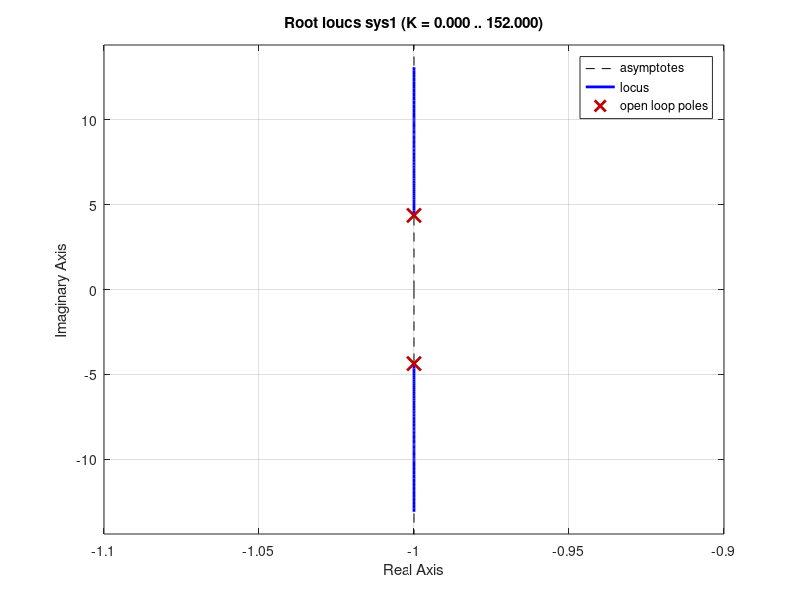
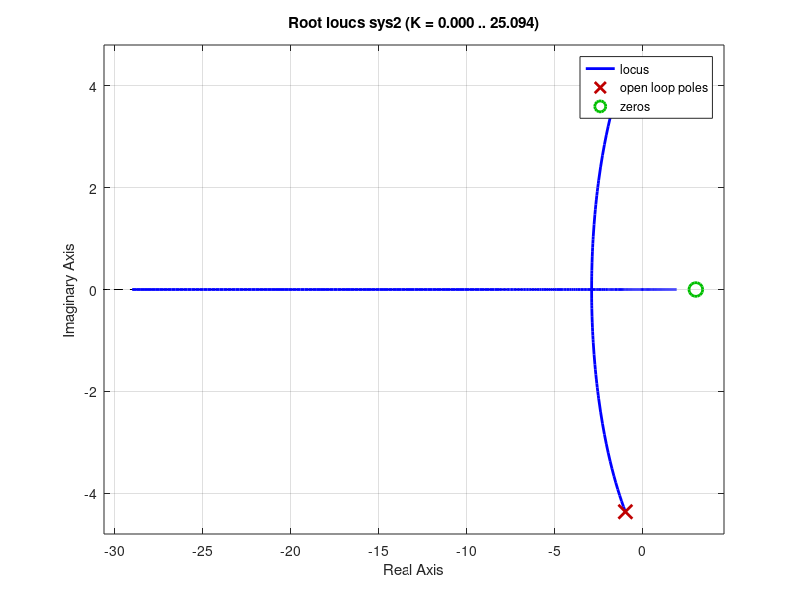
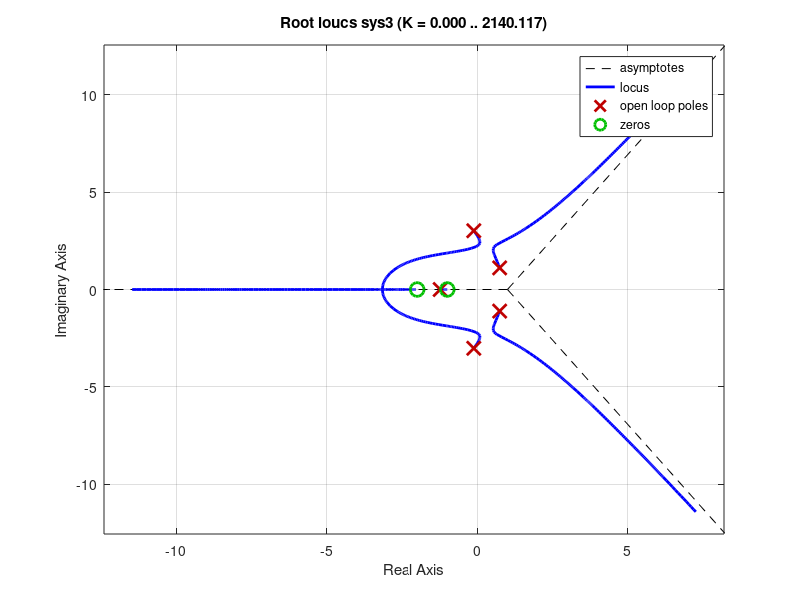
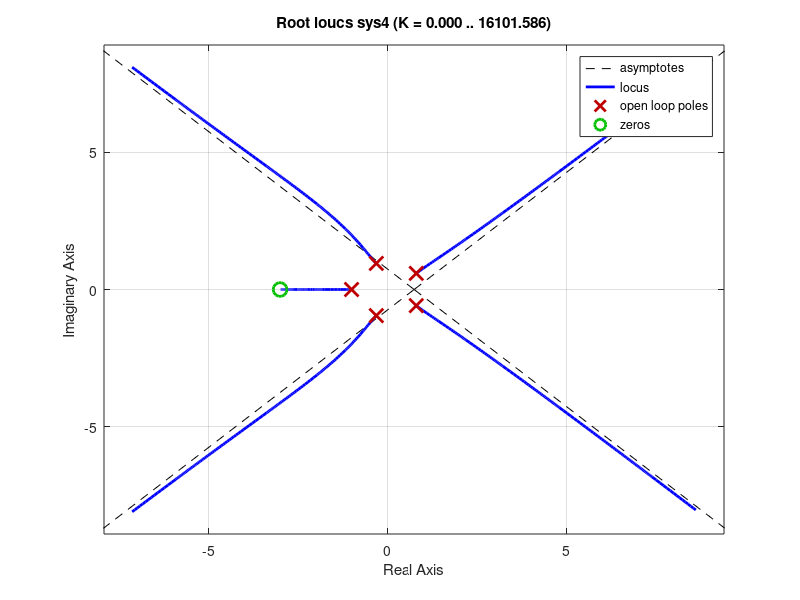

The MATLAB script that drew these images, in order:
sys1 = tf ([1], [1 2 20]);
sys2 = tf ([1,-3], [1 2 20]);
sys3 = tf ([1 3 2], [1 0 9 0 0 20]);
sys4 = tf ([1 3], [1 0 0 0 0 1]);

figure;
rlocus (sys1);
figure;
rlocus (sys2);
figure;
rlocus(sys3);
figure;
rlocus(sys4);